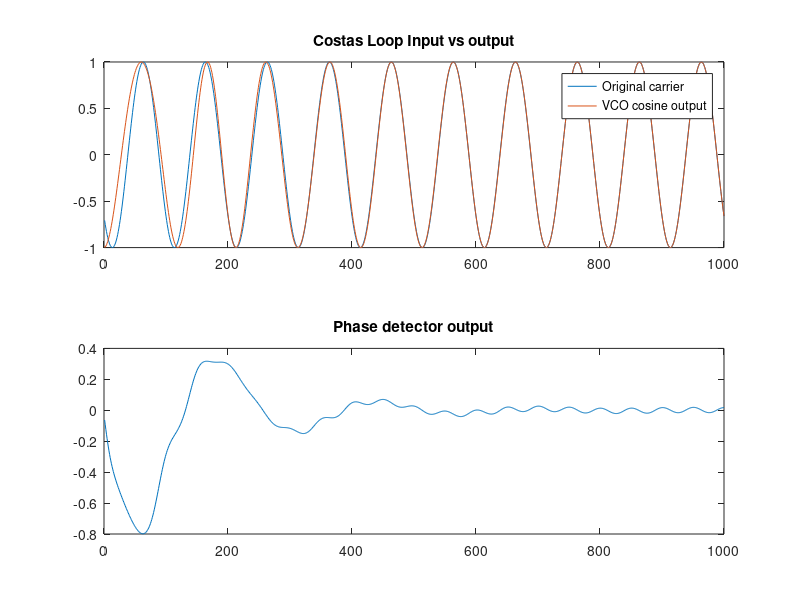

Reproduce this figure in MATLAB.
% costas_loop.m
% Basic Costas loop phase recovery demo
%
% Copyright (c) 2020 Fedor Chervyakov
clear; close all;

pkg load signal;   % Required for the fir1
rand('state', 10); % Random gen's state for reproducibility

f_sample = 1e3; % Sampling frequency in Samples/s
f_carrier = 10; % Carrier frequency in Hz

w = f_carrier/f_sample; % "Normalized" frequency
%phi_off = 2*pi*rand();  % Carrier phase offset
phi_off = 3/4*pi;  % Carrier phase offset

%% "Original" sinewave
N_periods = 10;                   % Number of periods
N = N_periods*f_sample/f_carrier; % Number of samples
n = 0:(N-1);                      % Indices aid
carrier = cos(2*pi*w*n + phi_off);


%% FIR Low pass filter
% Cutoff at f_carrier
N_taps = N/N_periods;
b_lf = fir1(N_taps, w);
zf_I = zeros(N_taps,1);
zf_Q = zeros(N_taps,1);
v = 0;


%% CORDIC VCO
% Initial conditions
c = 1;
c_delay = 0;
s = 0;
s_delay = 0;
alpha = f_carrier/(pi*f_sample);


%% Vectors for the outputs
sine = [];
cosine = [];
v_out = [];


%% Costas loop 
for i=1:N
    
    % VCO
    w0 = 2*pi*(w+alpha*v);
    c_delay = c;
    s_delay = s;
    c = c_delay * cos(w0) - s_delay * sin(w0);
    s = s_delay * cos(w0) + c_delay * sin(w0);

    I = carrier(i) * c;
    Q = -carrier(i) * s;

	% Remove 2f component
	[I_lpf, zf_I] = filter(b_lf, 1, I, zf_I);
	[Q_lpf, zf_Q] = filter(b_lf, 1, Q, zf_Q);
 
    % Phase detector
    v = atan((Q_lpf/I_lpf));

    % Save for plotting
    sine = [sine s];
    cosine = [cosine c];
    v_out = [v_out v];
end

%% Plot
figure(1)
subplot(2,1,1);
plot(carrier);
hold on;
plot(-cosine);
legend('Original carrier', 'VCO cosine output');
title('Costas Loop Input vs output');

subplot(2,1,2);
plot(v_out);
title('Phase detector output');
